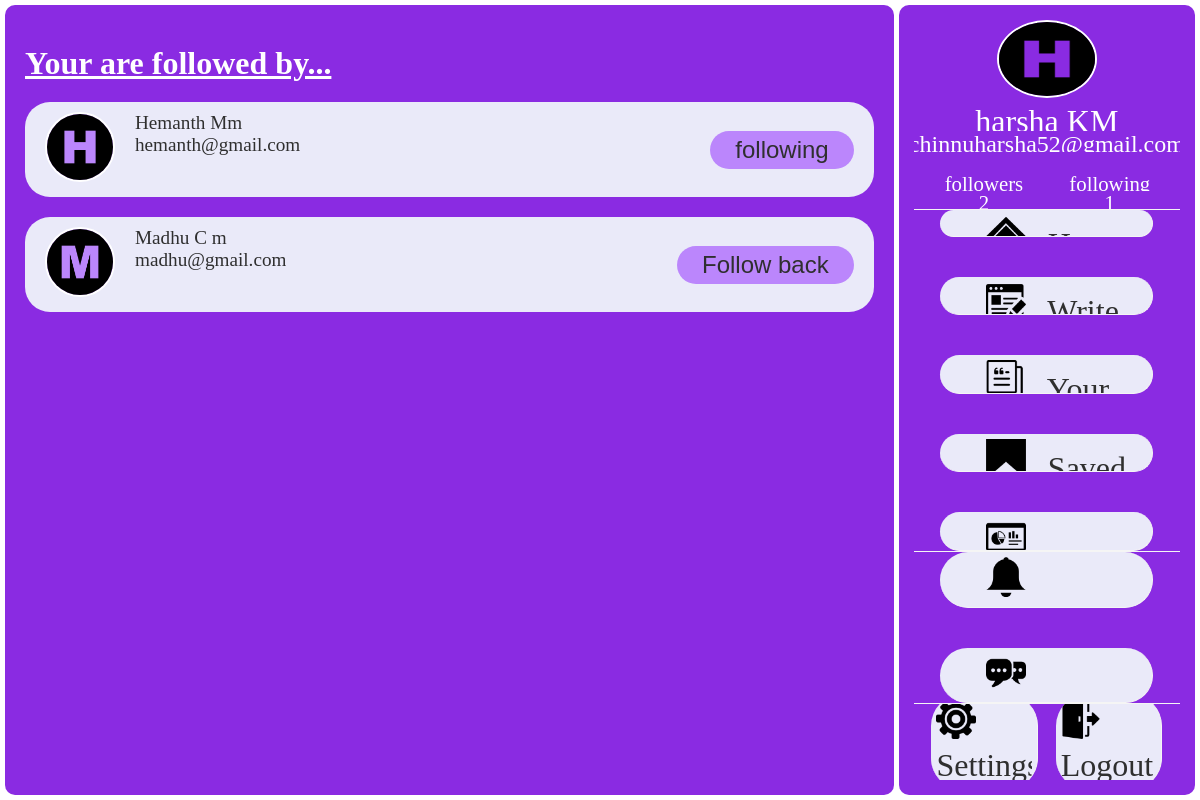
/followed_by (signed in), run on the app's committed database.
### models.py (models this page shows)
class User(db.Model):
    id = db.Column(db.Integer, primary_key=True)
    user_fname = db.Column(db.String(100), nullable=False)
    user_lname = db.Column(db.String(100), nullable=False)
    user_mob_no = db.Column(db.String(100), nullable=False)
    user_email = db.Column(db.String(100), nullable=False, unique=True)
    user_password = db.Column(db.String(100), nullable=False)
    blogs = db.relationship('Blog', backref='author', lazy=True)
    comments = db.relationship('Comment', back_populates='user', lazy=True)
    followed = db.relationship('Follower', foreign_keys=[Follower.user_id], backref='user_following')
    followers = db.relationship('Follower', foreign_keys=[Follower.follower_id], backref='user_followed_by')
    notifications = db.relationship('Notification', backref='notified_user', lazy=True)  # Uncommented and renamed backref

### routes/follow_routes.py (the view)
@app.route('/followed_by', methods=['GET'])
def followed_by():
    if 'user_id' not in session:
        flash('Login to view the followers', 'danger')
        return redirect(url_for('login'))
    followed_by = Follower.query.filter_by(user_id=session['user_id']).all()
    following = Follower.query.filter_by(follower_id=session['user_id']).all()
    following_ids = []
    for x in following:
        following_ids.append(x.user_id)
    if followed_by:
        users = []
        for user in followed_by:
            user = User.query.filter_by(id=user.follower_id).first()
            users.append(user)
    else:
        flash('No followers found.', 'info')
    return render_template('followed_by.html', users=users, following_ids=following_ids)

### templates/followed_by.html (shortened to what this page needs)
{% extends "base.html" %}
{% block content %}
<link rel="stylesheet" href="../static/css/style.css">
<div class="full_page">
    <div class="content_area">
        <u><h1>Your are followed by...</h1></u>
        <div class="followings">
            {% if users %}
                {% for user in users %}
                    <div class="user_info">
                        <div class="user_img_and_name">
                            <img class="profile_img" src="../static/img/profil_img/{{ user.user_fname[0].lower() }}.png" alt="">
                            <a href="{{ url_for('view_user', user_id=user.id) }}" class="">
                                <p>{{ user.user_fname+' '+user.user_lname }}</p>
                                <p>{{ user.user_email }}</p>
                            </a>
                        </div>
                        {% if user.id in following_ids %}
                            <button >following</button>
                        {% else %}
                            <form action="/follow/{{ user.id }}/{{ user.user_fname+' '+user.user_lname }}/followed_by" method="POST">
                                <button type="submit">Follow back</button>
                            </form>
                        {% endif %}
                    </div>
                {% endfor %}
            {% else %}
                <h1>you are not following anyone</h1>
            {% endif %}
        </div>
    </div>
    {% include '_side_bar.html' %}
</div>
{% endblock %}

### static/css/style.css (style rules this page uses)
* { margin: 0; padding: 0; box-sizing: border-box; overflow: hidden; }
:root { --primary-bg: blueviolet; --secondary-bg: #eaeaf9; --accent-color: #bb86fc; --link-highlight: #FF6F61; --text-color: #FFFFFF; --secondary-text-color: #2F2F2F; --scrollbar-track: #D3B1F4; --scrollbar-thumb: #8400ff; --scrollbar-thumb-hover: rgba(155, 50, 253, 0.39); --flash-bg: rgba(197, 145, 245, 0.823); --flash-message-bg: rgba(0, 0, 0, 0.485); }
.full_page { color: var(--text-color); display: flex; gap: 5px; padding: 5px; width: 100vw; height: 100vh; align-items: center; justify-content: center; }
.content_area { position: relative; padding: 40px 20px 20px 20px; width: 75%; height: 100%; background-color: var(--primary-bg); border-radius: 10px; }
.content_area h1 { margin-bottom: 20px; }
a { text-decoration: none; }
button { margin: 10px 0px 0px 0px; width: 100%; padding: 5px; font-size: 1.5rem; border-radius: 25px; border: none; background-color: var(--accent-color) ; color: var(--secondary-text-color); cursor: pointer; }

### templates/followed_by.html (style rules this page uses)
.user_info { background-color: var(--secondary-bg); display: flex; justify-content: space-between; padding: 10px 20px; border-radius: 25px; align-items: center; margin-bottom: 20px; }
p { font-size: 1.2rem; color: var(--secondary-text-color); }
.user_img_and_name { display: flex; column-gap: 20px; }
.user_info button { margin: 0; width: fit-content; padding: 5px 25px; }
.user_img_and_name img { width: 70px; height: 70px; background-color: var(--accent-color); }
.user_img_and_name a { display: flex; flex-direction: column; }

### templates/_side_bar.html (style rules this page uses)
.profile_img { width: 100px; height: 100px; border-radius: 50%; border: 2px solid white; margin-bottom: 5px; }

### data on the page
User: shows a picture, user_fname+user_lname "Hemanth Mm", user_email "hemanth@gmail.com", shows "following"
User: shows a picture, user_fname+user_lname "Madhu C m", user_email "madhu@gmail.com"

### other printed values
{{ session['user_fname'] }} "harsha"
{{ session['user_lname'] }} "KM"
{{ session['followers_count'] }} "2"
{{ session['following_count'] }} "1"
